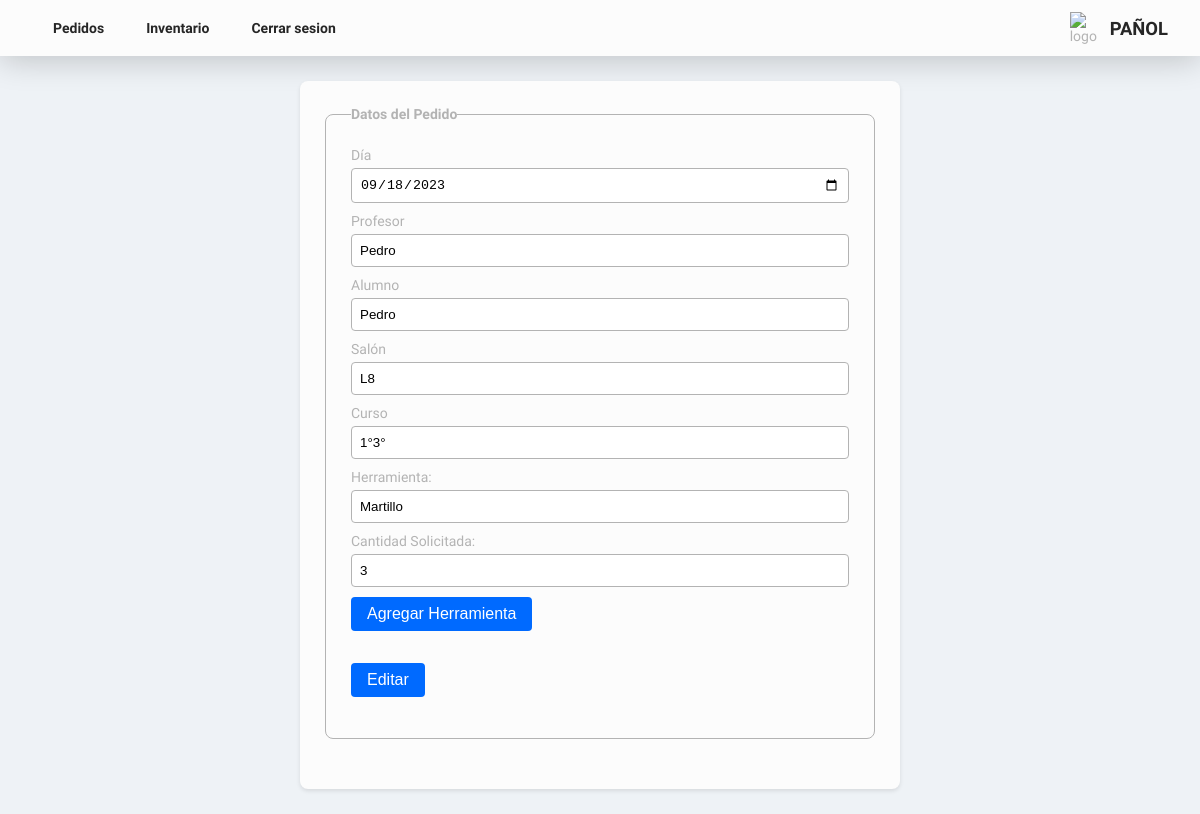
Screenshot of /pages/form_editOrders.php?edit=1 (signed in) with the database file from the repository.
### tables this page shows
CREATE TABLE `pedidos` (
  `id_pedido` int(10) UNSIGNED NOT NULL,
  `dia` date DEFAULT NULL,
  `profesor` varchar(255) DEFAULT NULL,
  `alumno` varchar(255) DEFAULT NULL,
  `salon` varchar(255) DEFAULT NULL,
  `curso` varchar(255) DEFAULT NULL,
  `estado` varchar(30) DEFAULT NULL
);

CREATE TABLE `detalles_pedidos` (
  `id` int(10) UNSIGNED NOT NULL,
  `id_pedido` int(11) DEFAULT NULL,
  `id_herramienta` int(11) DEFAULT NULL,
  `herramienta` varchar(255) DEFAULT NULL,
  `cantidad_solicitada` int(11) DEFAULT NULL,
  `estado` varchar(255) DEFAULT NULL,
  `inventario` int(11) DEFAULT NULL,
  `devoluciones` varchar(25) DEFAULT NULL
);

### php/logic/logic_orders/logic_form_editOrders.php (called while the page is built, shortened)
<?php
  $id_pedido = $_GET['edit'];
  $query_order = "SELECT * FROM pedidos WHERE id_pedido = $id_pedido";
  $query_details_order = "SELECT * FROM detalles_pedidos WHERE id_pedido = $id_pedido";
  $details_order = mysqli_query($conexion, $query_details_order);
  $order = mysqli_query($conexion, $query_order);
  $row_details = mysqli_fetch_assoc($details_order);
  $row_order = mysqli_fetch_assoc($order);
?>

### pages/form_editOrders.php (the view, shortened to what this page needs)
<?php
  include('../php/connect_bd.php');
  include('../php/logic/logic_orders/logic_form_editOrders.php');
?>
<!DOCTYPE html>
<html lang="es">
  <head>
    <link rel="stylesheet" href="../assets/css/orders.css">
    <link rel="stylesheet" href="../assets/css/style.css">
    <link href="https://cdn.jsdelivr.net/npm/remixicon@3.4.0/fonts/remixicon.css" rel="stylesheet"/>
  </head>
  <body>
    <header class="hero">
    <nav class="nav">
      <ul class="nav__list">
        <li class="nav__iteam">
          <a href="orders.php" class="nav__link">Pedidos</a>
        </li>
        <li class="nav__iteam">
          <a href="inventory.php" class="nav__link">Inventario</a>
        </li>
        <li class="nav__iteam">
          <a href="../php/logout.php" class="nav__link">Cerrar sesion</a>
        </li>
      </ul>
    </nav>
    <div class="hero__logo hero__logo-0">
      <img class="hero__logo-img" src="https://avatars.githubusercontent.com/u/6693385?s=200&v=4" alt="logo" />
      <h2 class="title__hero">Pañol</h2>
    </div>
  </header>
    <main>
    <section class="form__section">
      <form id="pedidoForm" action="./form_editOrders.php" method="post">
      <fieldset class="input__container" id="fieldset">
        <legend>Datos del Pedido</legend>
        <label for="dia">Día </label>
        <input id="dia" name="dia" type="date" required value="<?php echo $row_order['dia'];?>">
        <label for="profesor">Profesor </label>
        <input id="profesor" name="profesor" type="text" required value="<?php echo $row_order['profesor'];?>">
        <label for="alumno">Alumno </label>
        <input id="alumno" name="alumno" type="text" required value="<?php echo $row_order['alumno'];?>">
        <label for="salon">Salón </label>
        <input id="salon" name="salon" type="text" required value="<?php echo $row_order['salon'];?>">
        <label for="curso">Curso </label>
        <input id="curso" name="curso" type="text" required value="<?php echo $row_order['curso'];?>">
        <div id="herramientas">
            <div>
                <label for="herramienta[]">Herramienta:</label>
                <input type="text" name="herramienta[]" required value="<?php echo $row_details['herramienta'];?>">
                <label for="cantidad_solicitada[]">Cantidad Solicitada:</label>
                <input type="number" name="cantidad_solicitada[]" required value="<?php echo $row_details['cantidad_solicitada'];?>">
            </div>
        </div>
        <button class="btn__blue" type="button" onclick="agregarHerramienta()">Agregar Herramienta</button><br><br>
        <div class="btn__container">
        <button class="btn__blue" type="submit" name="update">Editar</button>
        </div>
        </fieldset>
    </form>
  </section>
    </main>
  </body>
</html>

### assets/css/style.css (style rules this page uses)
:root { --main-background: hsl(215, 31%, 95%); --card-background: hsl(0, 0%, 99%); --title-color: hsl(0, 0%, 15%); --sub-title-color: hsl(0, 0%, 25%); --grey-text: hsl(215, 10%, 25%); --text-color: hsl(0, 0%, 70%); --text-white: hsl(0, 25%, 97%); --grey: hsl(215, 10%, 62%); --grey-hover: hsl(215, 10%, 50%); --grey-ultra-light: hsl(215, 10%, 85%); --btn-blue:hsl(215, 100%, 50%); --btn-blue-hover:hsl(215, 100%, 35%); --heebo: "heebo"; --font-regular: 400; --font-medium: 500; --font-semi-bold: 600; --font-bold: 700; --fs-2: 2rem; --fs-1-5: 1.5rem; --fs-1-15: 1.15rem; --fs-1: 1rem; --fs-0-8: 0.8rem; --border-radius-cards: 0.75rem; --shadow-color: rgba(0, 0, 0, 0.2); --box-shadow: 0px 4px 32px var(--shadow-color); --mb-0-25: 0.25rem; --mb-0-5: 0.5rem; --mb-0-75: 0.75rem; --mb-1: 1rem; --mb-1-25: 1.25rem; --mb-1-5: 1.5rem; --mb-2: 2rem; --mb-2-5: 2.5rem; --transition: color 0.4s, background-color 0.4s ease-in-out; --border-radius-btn: 4px; }
* { box-sizing: border-box; padding: 0; margin: 0; }
html { scroll-behavior: smooth; }
body { color: var(--text-color); background: var(--main-background); font-size: 14px; font-family: var(--heebo); }
a { text-decoration: none; cursor: pointer; }
.btn__blue { padding: var(--mb-0-5) var(--mb-1); font-size: var(--fs-1); border: none; background-color: var(--btn-blue); border-radius: var(--border-radius-btn); cursor: pointer; margin-bottom: 1rem; color: white; }
.hero { width: 100%; height: 7vh; background-color: var(--card-background); padding: 0 var(--mb-2); display: flex; align-items: center; justify-content: space-between; margin: 0 auto; box-shadow: var(--box-shadow); }
.hero__logo { display: flex; }
.hero__logo-0 { align-items: center; display: flex; justify-content: center; }
.hero__logo-img { display: inline; width: 35px; margin-right: 5px; }
.title__hero { font-size: var(--fs-1-15); font-weight: var(--font-bold); text-transform: uppercase; color: var(--title-color); }
.nav__list { display: flex; list-style: none; }
.nav__iteam { display: block; }
.nav__link { color: var(--title-color); margin: 5px; font-weight: var(--font-semi-bold); padding: var(--mb-0-25) var(--mb-1); border-radius: var(--border-radius-cards); transition: var(--transition); }
.form__section { padding: 25px; max-width: 600px; margin: 25px auto; background-color: var(--card-background); border-radius: 8px; box-shadow: 0 2px 4px rgba(0, 0, 0, 0.1); }
.input__container { margin-bottom: 25px; border: 1px solid var(--text-color); border-radius: 8px; padding: 25px; }
.input__container legend { font-weight: bold; }
.input__container label { display: block; margin-bottom: 5px; }
.input__container input, .input__container textarea, .input__container select { width: 100%; padding: 8px; border: 1px solid var(--text-color); border-radius: 4px; margin-bottom: 10px; box-sizing: border-box; }

### rows the page displays
pedidos: dia "09/18/2023", profesor "Pedro", alumno "Pedro", salon "L8", curso "1°3°"
detalles_pedidos: herramienta "Martillo", cantidad_solicitada "3"
